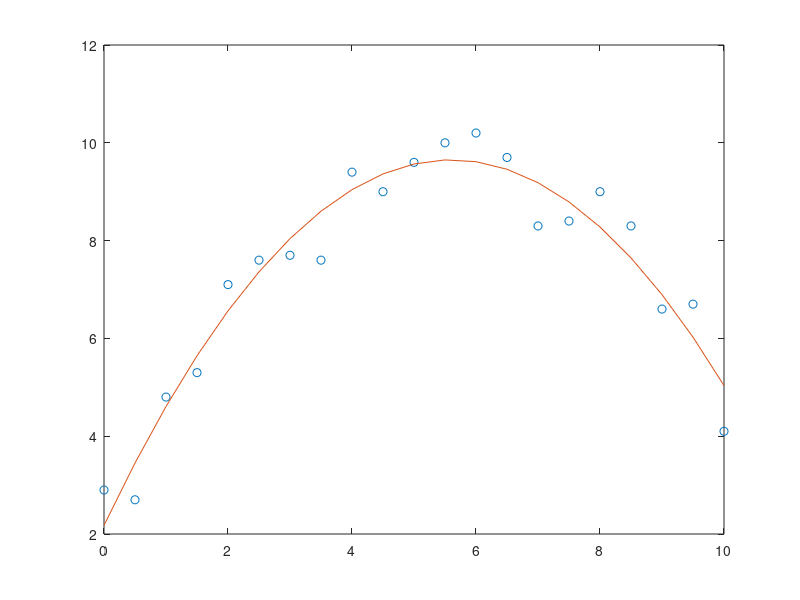

Write MATLAB code to recreate this figure.
Data = [0.0, 2.9;0.5, 2.7;1.0, 4.8;1.5, 5.3;2.0, 7.1;2.5, 7.6;3.0, 7.7;3.5, 7.6;4.0, 9.4;4.5, 9.0;5.0, 9.6;5.5, 10.0;6.0, 10.2;6.5, 9.7;7.0, 8.3;7.5, 8.4;8.0, 9.0;8.5, 8.3;9.0, 6.6;9.5, 6.7;10.0, 4.1];

A = [Data(:,1).^2 Data(:,1) ones(size(Data,1),1)];
b = Data(:,2);


x = A'*A\A'*b;


hold off
plot(Data(:,1), Data(:,2),'o'); 
hold on
plot(Data(:,1), A*x);